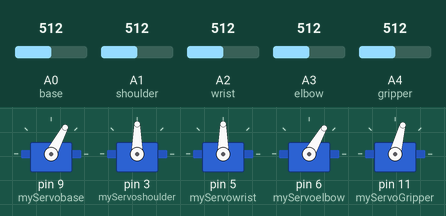
A sketch run on a simulated Arduino Uno, built with avr-gcc and run on an emulated ATmega328P. On the bench: 5 × servo. Inputs (shaded band) come from the test bench; at power-on: A0 (base) = 512, A1 (shoulder) = 512, A2 (wrist) = 512, A3 (elbow) = 512, A4 (gripper) = 512.

Above: at 1.2 s.
1.3 s: A0 (base) set to 716
At 1.8 s:
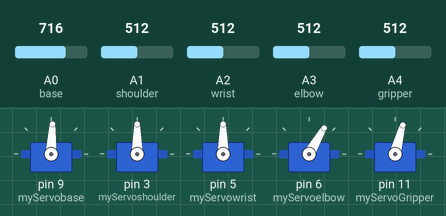
2.8 s: A1 (shoulder) set to 716
At 4.0 s:
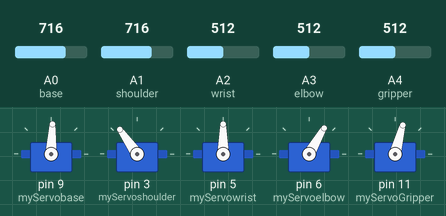
4.3 s: A2 (wrist) set to 716
At 5.3 s:
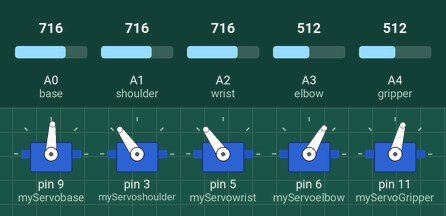
5.8 s: A3 (elbow) set to 716
At 6.4 s:
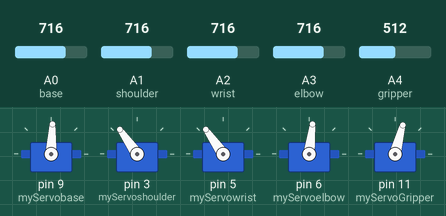
7.3 s: A4 (gripper) set to 716
At 7.6 s:
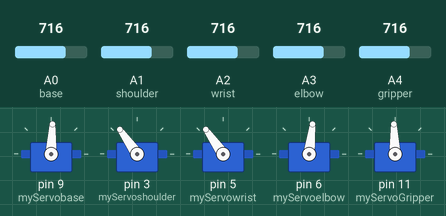
8.8 s: A0 (base) set to 992
At 10.0 s:
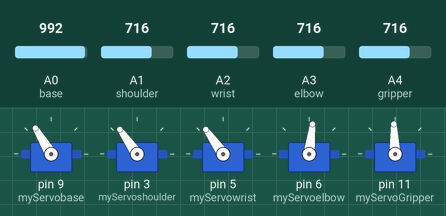
Timing chart, 0 to 11.3 s (numbered marks = the images above; inputs shaded):
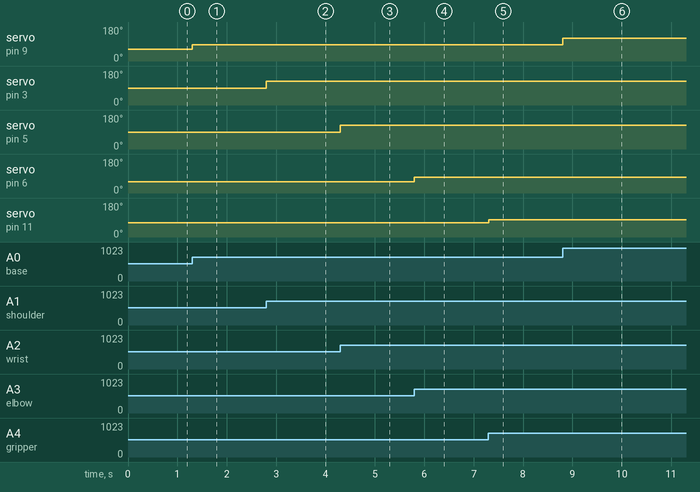

The sketch:

gripper.ino
```cpp
#include<Servo.h>


Servo myServobase;
Servo myServoshoulder;
Servo myServowrist;
Servo myServoelbow;
Servo myServoGripper;


int base = A0;
int shoulder = A1;
int wrist = A2;
int elbow = A3;
int gripper = A4;


int baseval;
int shoulderval;
int wristval;
int elbowval;
int gripperval;


void setup(){
  Serial.begin(9600);
  myServobase.attach(9);
  myServoshoulder.attach(3);
  myServowrist.attach(5);
  myServoelbow.attach(6);
  myServoGripper.attach(11);
}

void loop(){
  baseval = analogRead(base);
  baseval = map(baseval, 0, 1023, 0, 125);
  myServobase.write(baseval);
  //Serial.println(baseval);
  delay(0);


  shoulderval = analogRead(shoulder);
  shoulderval = map(shoulderval, 0, 1023, 0, 180);
  //Serial.println(shoulderval);
  myServoshoulder.write(shoulderval);
  //Serial.println(shoulderval);
  delay(0);

  wristval = analogRead(wrist);
  wristval = map(wristval, 0, 1023, 0, 180);
  myServowrist.write(wristval);
  //Serial.println(wristval);
  delay(0);


  elbowval = analogRead(elbow);
  elbowval = map(elbowval, 0, 1023, 0, 120);
  myServoelbow.write(elbowval);
  //Serial.println(elbowval);
  delay(0);

  gripperval = analogRead(gripper);
  gripperval = map(gripperval, 0, 1023,30,120);
  myServoGripper.write(gripperval);
  //Serial.println(gripperval);
  delay(0);

}
```

Measured:
- after the input at 1.3 s, servo on pin 9 (myServobase): 62° → 87° at once
- after the input at 2.8 s, servo on pin 3 (myServoshoulder): 90° → 125° at once
- after the input at 4.3 s, servo on pin 5 (myServowrist): 90° → 125° at once
- after the input at 5.8 s, servo on pin 6 (myServoelbow): 60° → 83° at once
- after the input at 7.3 s, servo on pin 11 (myServoGripper): 75° → 92° at once
- after the input at 8.8 s, servo on pin 9 (myServobase): 87° → 121° at once
